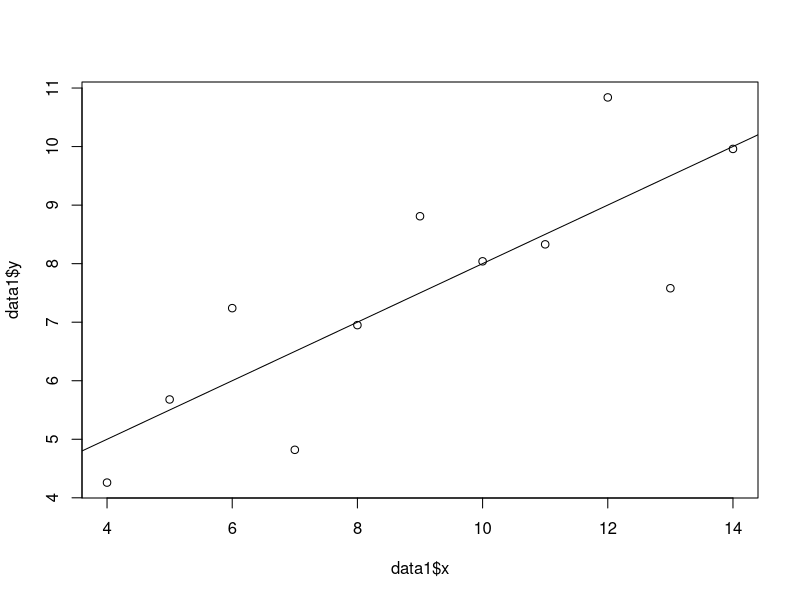
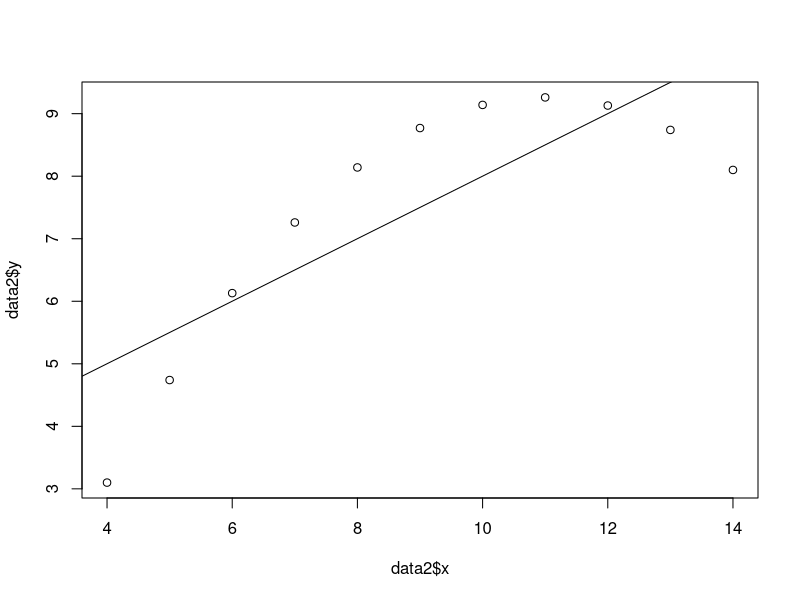
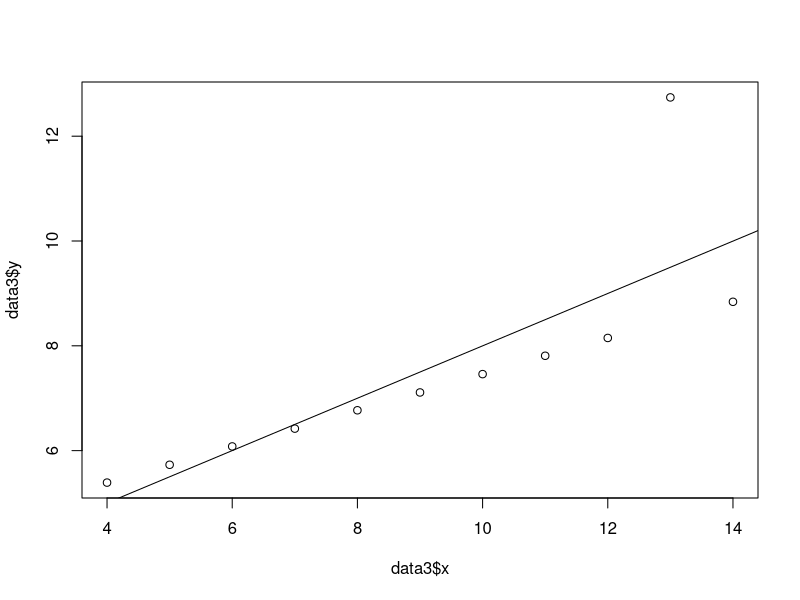
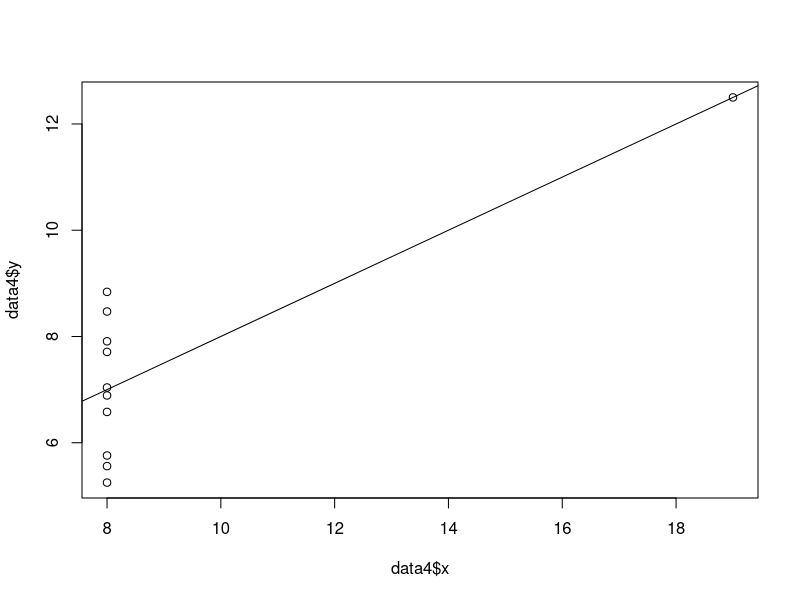
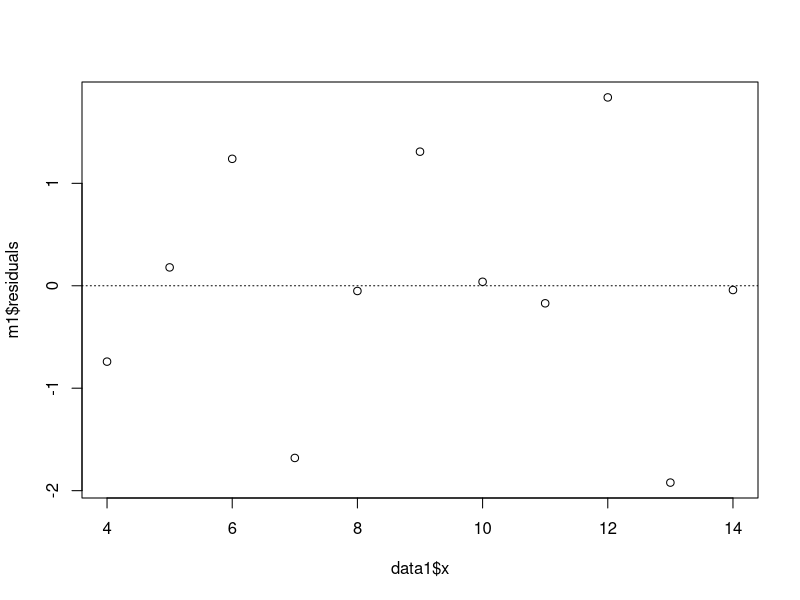
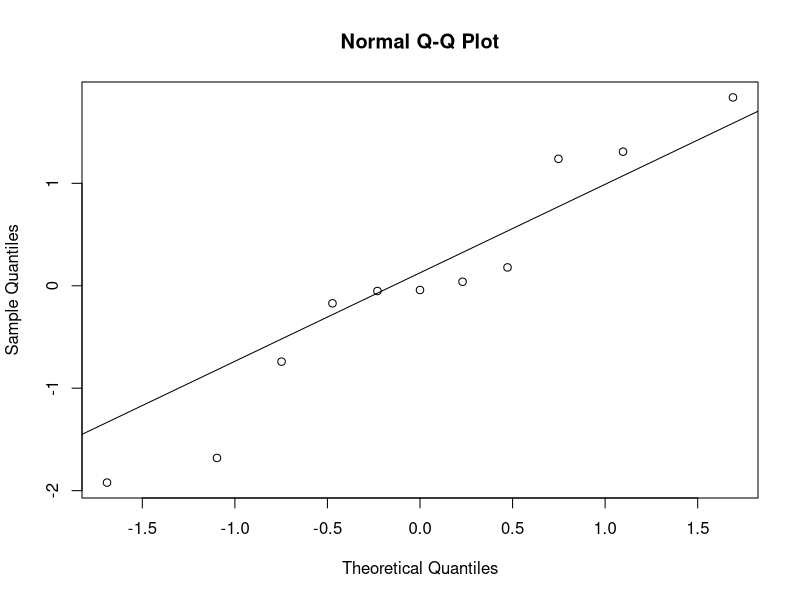
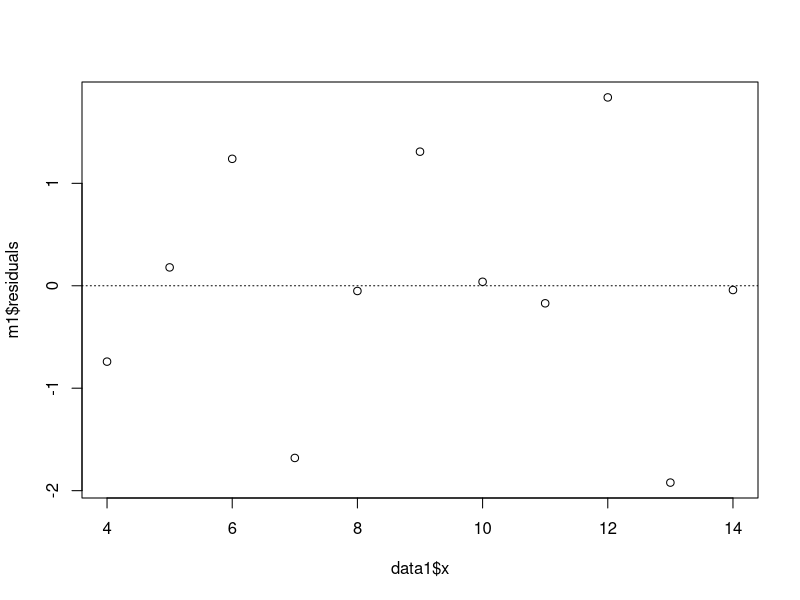
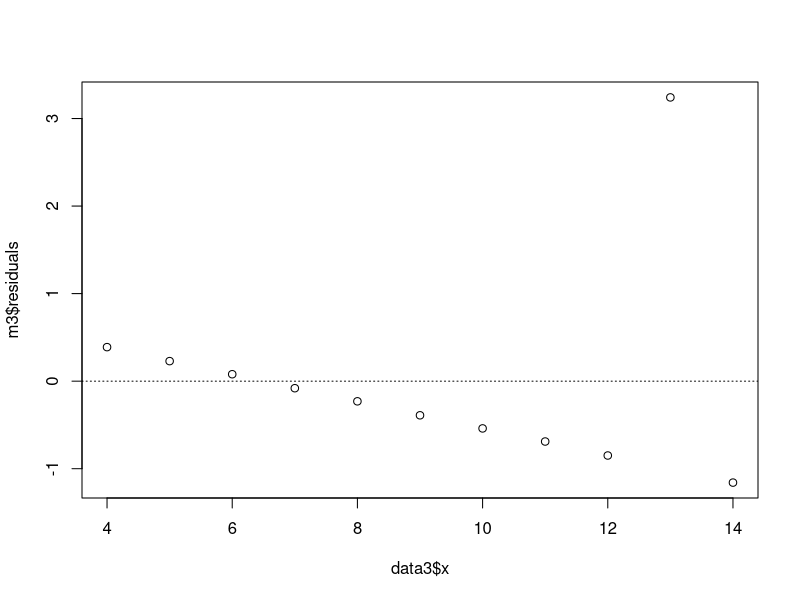

Write R code to recreate these figures, in order.
## ---- chunk 1
knitr::opts_chunk$set(echo = TRUE)
## ---- chunk 2
library(knitr)
## ---- chunk 3
a<-data.frame(min=26, Q1=37, median=45, Q3=49.8, max=65, mean=44.4, sd=8.4, n=50
)
kable(a)
## ---- chunk 4
options(digits=2)
data1 <- data.frame(x=c(10,8,13,9,11,14,6,4,12,7,5),
y=c(8.04,6.95,7.58,8.81,8.33,9.96,7.24,4.26,10.84,4.82,5.68))
data2 <- data.frame(x=c(10,8,13,9,11,14,6,4,12,7,5),
y=c(9.14,8.14,8.74,8.77,9.26,8.1,6.13,3.1,9.13,7.26,4.74))
data3 <- data.frame(x=c(10,8,13,9,11,14,6,4,12,7,5),
y=c(7.46,6.77,12.74,7.11,7.81,8.84,6.08,5.39,8.15,6.42,5.73))
data4 <- data.frame(x=c(8,8,8,8,8,8,8,19,8,8,8),
y=c(6.58,5.76,7.71,8.84,8.47,7.04,5.25,12.5,5.56,7.91,6.89))

data <- as.data.frame(cbind(data1,data2,data3,data4))
colnames(data) <- c("data1.x","data1.y","data2.x","data2.y","data3.x","data3.y","data4.x","data4.y")
kable(data)
## ---- chunk 5
mean_data1.x <- format(round(mean(data$data1.x),2),nsmall=2)
paste("mean_data1.x:",mean_data1.x)

mean_data1.y <- format(round(mean(data$data1.y),2),nsmall=2)
paste("mean_data1.y:",mean_data1.y)

mean_data2.x <- format(round(mean(data$data2.x),2),nsmall=2)
paste("mean_data2.x:",mean_data2.x)

mean_data2.y <- format(round(mean(data$data2.y),2),nsmall=2)
paste("mean_data2.y:",mean_data2.y)

mean_data3.x <- format(round(mean(data$data3.x),2),nsmall=2)
paste("mean_data3.x:",mean_data3.x)

mean_data3.y <- format(round(mean(data$data3.y),2),nsmall=2)
paste("mean_data3.y:",mean_data3.y)

mean_data4.x <- format(round(mean(data$data4.x),2),nsmall=2)
paste("mean_data4.x:",mean_data4.x)

mean_data4.y <- format(round(mean(data$data4.y),2),nsmall=2)
paste("mean_data4.y:",mean_data4.y)
## ---- chunk 6
median_data1.x <- format(round(median(data$data1.x),1),nsmall=1)
paste("median_data1.x:",median_data1.x)

median_data1.y <- format(round(median(data$data1.y),1),nsmall=1)
paste("median_data1.y:",median_data1.y)

median_data2.x <- format(round(median(data$data2.x),1),nsmall=1)
paste("median_data2.x:",median_data2.x)

median_data2.y <- format(round(median(data$data2.y),1),nsmall=1)
paste("median_data2.y:",median_data2.y)

median_data3.x <- format(round(median(data$data3.x),1),nsmall=1)
paste("median_data3.x:",median_data3.x)

median_data3.y <- format(round(median(data$data3.y),1),nsmall=1)
paste("median_data3.y:",median_data3.y)

median_data4.x <- format(round(median(data$data4.x),1),nsmall=1)
paste("median_data4.x:",median_data4.x)

median_data4.y <- format(round(median(data$data4.y),3),nsmall=1)
paste("median_data4.y:",median_data4.y)
## ---- chunk 7
sd_data1.x <- format(round(sd(data$data1.x),2),nsmall=2)
paste("sd_data1.x:",sd_data1.x)

sd_data1.y <- format(round(sd(data$data1.y),2),nsmall=2)
paste("sd_data1.y:",sd_data1.y)

sd_data2.x <- format(round(sd(data$data2.x),2),nsmall=2)
paste("sd_data2.x:",sd_data2.x)

sd_data2.y <- format(round(sd(data$data2.y),2),nsmall=2)
paste("sd_data2.y:",sd_data2.y)

sd_data3.x <- format(round(sd(data$data3.x),2),nsmall=2)
paste("sd_data3.x:",sd_data3.x)

sd_data3.y <- format(round(sd(data$data3.y),2),nsmall=2)
paste("sd_data3.y:",sd_data3.y)

sd_data4.x <- format(round(sd(data$data4.x),2),nsmall=2)
paste("sd_data4.x:",sd_data4.x)

sd_data4.y <- format(round(sd(data$data4.y),2),nsmall=2)
paste("sd_data4.y:",sd_data4.y)
## ---- chunk 8
cor(data1$x, data1$y)
cor(data2$x, data2$y)
cor(data3$x, data3$y)
cor(data4$x, data4$y)
## ---- chunk 9
m1 <- lm(data1$y ~ data1$x)
summary(m1)

m2 <- lm(data2$y ~ data2$x)
summary(m2)

m3 <- lm(data3$y ~ data3$x)
summary(m2)

m4 <- lm(data4$y ~ data4$x)
summary(m4)
## ---- chunk 10
plot(data1$y ~ data1$x)
abline(m1)
## ---- chunk 11
plot(data2$y ~ data2$x)
abline(m2)
## ---- chunk 12
plot(data3$y ~ data3$x)
abline(m3)
## ---- chunk 13
plot(data4$y ~ data4$x)
abline(m4)
## ---- chunk 14
plot(m1$residuals ~ data1$x)
abline(h = 0, lty = 3)  
## ---- chunk 15
qqnorm(m1$residuals)
qqline(m1$residuals)
## ---- chunk 16
fitted <- 3+0.5*data1$x
plot(m1$residuals ~ data1$x)
abline(h = 0, lty = 3) 
## ---- chunk 17
plot(m3$residuals ~ data3$x)
abline(h = 0, lty = 3)  
## ---- chunk 18
qqnorm(m3$residuals)
qqline(m3$residuals)
## ---- chunk 19
fitted <- 3+0.5*data3$x
plot(m3$residuals ~ data3$x)
abline(h = 0, lty = 3) 
